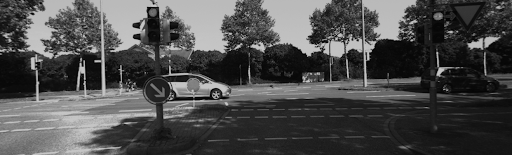
#> input picture TP2/ressources/Ihistegal.png, 512 x 155 px
$ python histo_cumule.py
#> lines starting #> are read from the running program, lines starting #| are printed output that depends on the picture
import cv2
import numpy as np

im1 = cv2.imread('ressources/Ihistegal.png', cv2.IMREAD_GRAYSCALE)
#> im1 is the input picture: shape (155, 512); min 3, max 197, mean 76.1
im1 = np.array(im1)

histoHeight = np.size(im1, 0)
#> histoHeight = 155
nbPixels = np.size(im1,0)*np.size(im1,1)
#> nbPixels = 79360
histoWidth = 255
histo = []
result = np.full((histoHeight,histoWidth),255)
#> result: shape (155, 255) int64; every value is 255
result = np.ascontiguousarray(result, dtype=np.uint8)
#> result: shape (155, 255); every value is 255

for i in range(255):
  count = np.count_nonzero(im1<=i)
  histo.append(count)
#> this loop made 255 passes
#> count on passes 1 to 3: 0, 0, 0
#> after the loop, histo = 255 values from 0 to 79360

histoMax = np.max(histo)
#> histoMax = 79360

for index, pixelValue in enumerate(histo):
  cv2.line(result, (index,histoHeight-2), (index,histoHeight-int(pixelValue*histoHeight/nbPixels)), (0,0,0), 1)
  result[histoHeight-1][index]=index
  result[histoHeight-2][index]=0
#> this loop made 255 passes
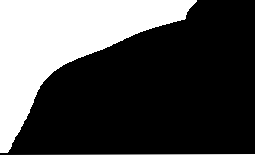
#> result: shape (155, 255); min 0, max 255, mean 77.5

cv2.imwrite('histo_cumule_Ihistegal.png',result)

$ run again, with TP2/ressources/Ibefore.png copied over TP2/ressources/Ihistegal.png
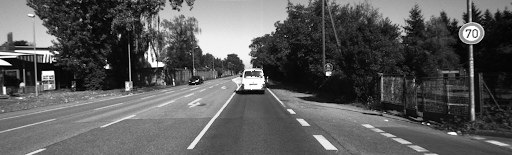
#> input picture TP2/ressources/Ibefore.png, 512 x 155 px
#> im1 is the input picture: shape (155, 512); min 0, max 255, mean 90.1
#> histoHeight = 155
#> nbPixels = 79360
#> the loop `for i in range(255):` made 255 passes
#> count on passes 1 to 3: 194, 253, 320
#> after the loop `for i in range(255):`: histo = 255 values from 194 to 78994
#> histoMax = 78994
#> the loop `for index, pixelValue in enumerate(histo):` made 255 passes
#> after the loop `for index, pixelValue in enumerate(histo):`:
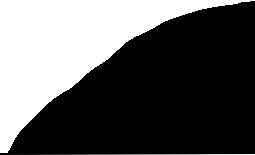
#> result: shape (155, 255); min 0, max 255, mean 91.7
